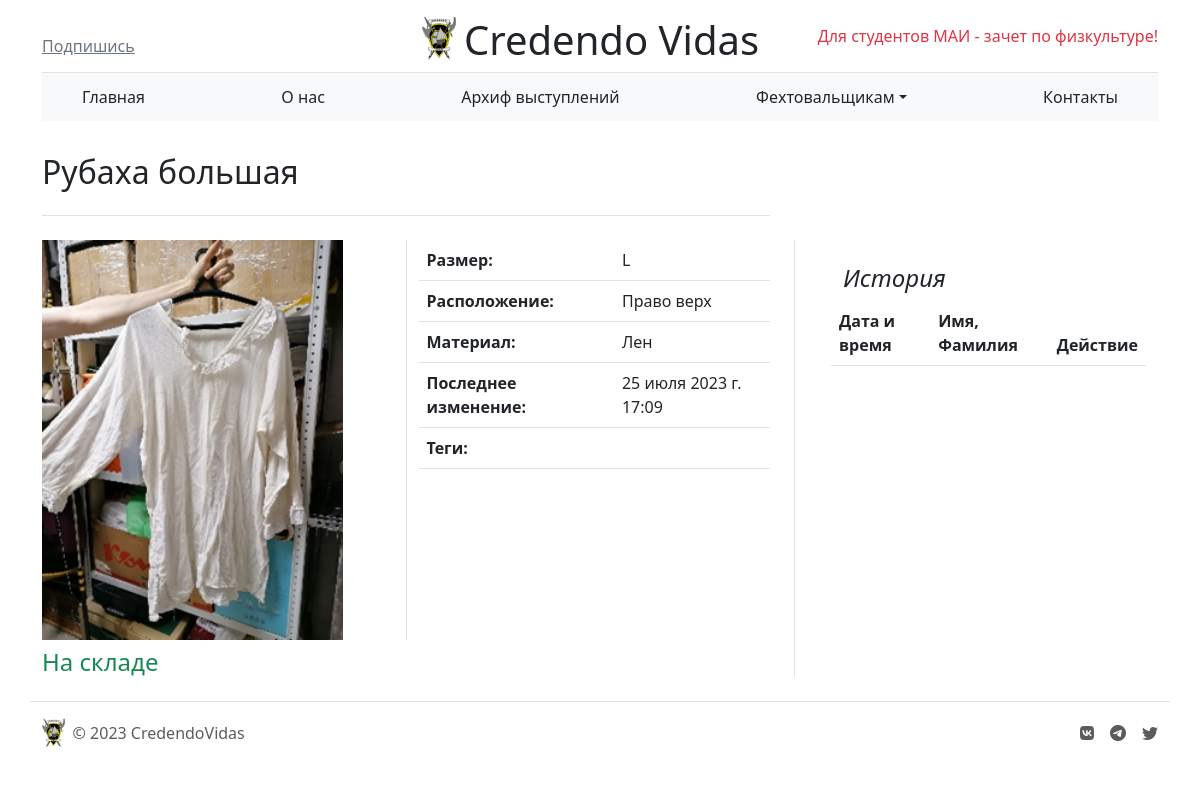
Page /store/item-id=2 on the committed database.
### store/models.py (models this page shows, shortened)
class Item(models.Model):
    STORED = True
    ACTIVE = False
    STATUS_CHOISES = [
        (STORED, 'На складе'),
        (ACTIVE, 'В работе')
    ]
    name = models.CharField('Название', max_length=100)
    photo = models.ImageField(upload_to='store/item_images/', default="No-Image-Placeholder.svg")
    place = models.CharField('Место на складе', max_length=50)
    size = models.CharField('Размер', max_length=30, blank=True)
    material = models.CharField('Материал', max_length=30, blank=True)
    status = models.BooleanField('Статус', choices=STATUS_CHOISES)
    color = models.ManyToManyField(Color)
    last_status_change = models.DateTimeField('Последнее изменение статуса')
    tags = models.ManyToManyField(Tag, blank=True, null=True)
    category = models.ForeignKey(Category, on_delete=models.CASCADE, verbose_name="Категория", blank=True, default=14)
    quantity_available = models.IntegerField('Доступное количество', default=1)
    quantity_total = models.IntegerField('Общее количество', default=1)
    class Meta:
        verbose_name = 'Предмет'
        verbose_name_plural = 'Предметы'

### store/views.py (the view)
# urls.py: path('item-id=<int:id>', views.item, name='item'),
def item(request, id):
    item = Item.objects.get(id=id)
    history = Operation.objects.filter(item=item)
    context = {'item': item,
               'history': history}
    return render(request, 'store/item.html', context)

### templates/store/item.html (shortened to what this page needs)
{% extends 'main/layout.html' %}
{% load static %}
{% block content %}
    <main class="container">
  <div class="row g-5">
    <div class="col-md-8">
      <h2 class="pb-4 my-4 border-bottom">
          {{ item.name }}
      </h2>
    </div>
  </div>
    <div class="row g-5">
        <div class="col-8">
            <div class="row mb-2 justify-content-center">
                <div class="col">
                    <img src="{{ item.photo.url }}" height="400px">
                </div>
                <div class="col border-start">
                    <table class="table">
                        <tbody>
                            <tr>
                                <th scope="row">Размер:</th>
                                <td>{{ item.size }}</td>
                            </tr>
                            <tr>
                                    <th scope="row">Расположение:</th>
                                    <td>{{ item.place }}</td>
                            </tr>
                            <tr>
                                    <th scope="row">Материал:</th>
                                    <td>{{ item.material }}</td>
                            </tr>
                            <tr>
                                    <th scope="row">Последнее изменение:</th>
                                    <td>{{ item.last_status_change }}</td>
                            </tr>
                            <tr>
                                    <th scope="row">Теги:</th>
                                    <td>
                                    </td>
                            </tr>
                        </tbody>
                    </table>
                </div>
            </div>
            <div class="row">
                <div class="col">
                    {% if item.quantity_total > 1 %}
                        {% if item.quantity_available > 0 %}
                            <h4 class="mb-0 text-success"> Доступно: {{ item.quantity }}</h4>
                        {% else %}
                            <h4 class="mb-0 text-danger"> Все в работе</h4>
                        {% endif %}
                    {% else %}
                        {% if item.status == item.STORED %}
                                <h4 class="mb-0 text-success"> На складе</h4>
                        {% else %}
                                <h4 class="mb-0 text-danger"> В работе</h4>
                        {% endif %}
                    {% endif %}
                </div>
            </div>
        </div>
        <div class="col-4 border-start">
          <div class="position-sticky" style="top: 2rem;">
            <div class="p-4">
              <h4 class="fst-italic">История</h4>
              <div class="row justify-content-between">
                  <table class="table">
                      <thead>
                        <tr>
                            <th scope="col">Дата и время</th>
                            <th scope="col">Имя, Фамилия</th>
                            <th scope="co">Действие</th>
                        </tr>
                      </thead>
                  </table>
              </div>
            </div>
          </div>
        </div>
    </div>
</main>
{% endblock %}

### rows in the picture
Item: name "Рубаха большая", photo (picture), size "L", place "Право верх", material "Лен", last_status_change "25 июля 2023 г. 17:09"
